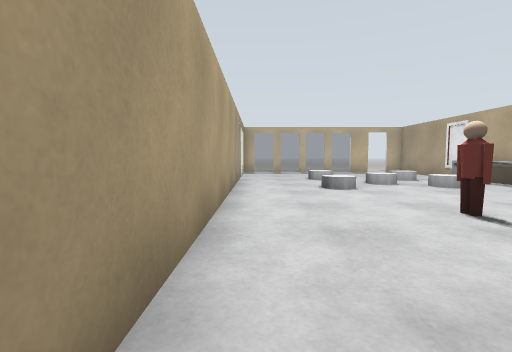
view 1 (above)

14 first-person views from a walk through a Gazebo world. The camera is 0.94 m above the floor, tilts 4° down and sees 85° across. The floor is counted in squares, 1 m on a side. Each view is taken from the middle of a square. On the plan, view 1 faces up. The plan holds only what a view shows up to about 11 squares ahead; the rest is blank. Robots are left out. Simple shapes stand in for some stock models.

view 2
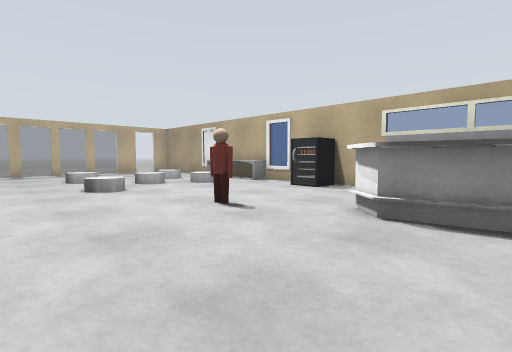

view 3
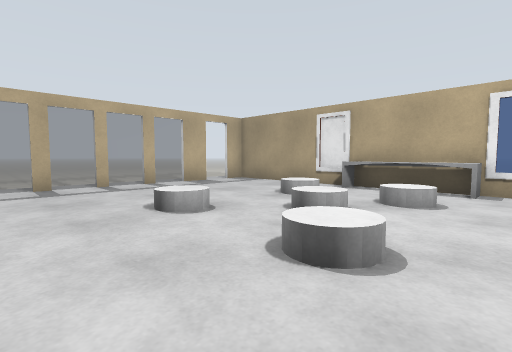

view 4
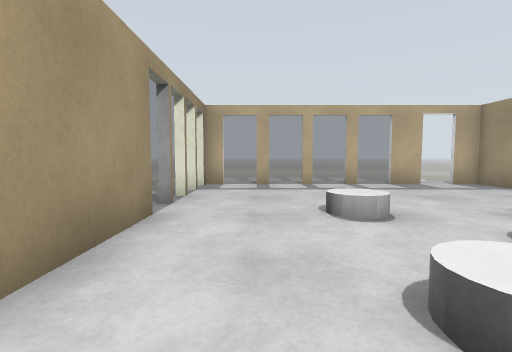

view 5
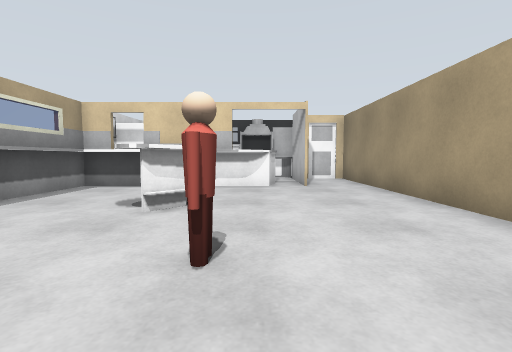

view 6
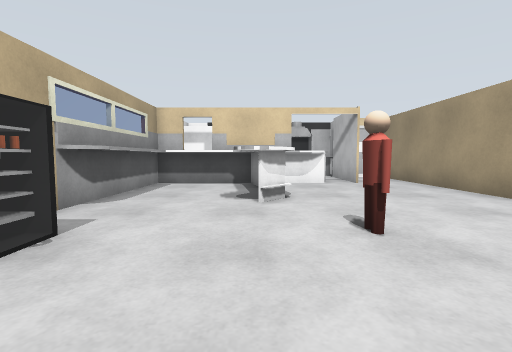

view 7
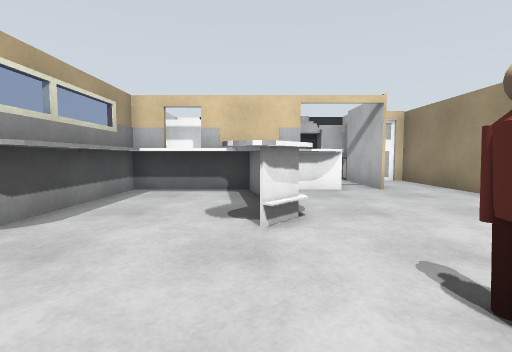

view 8
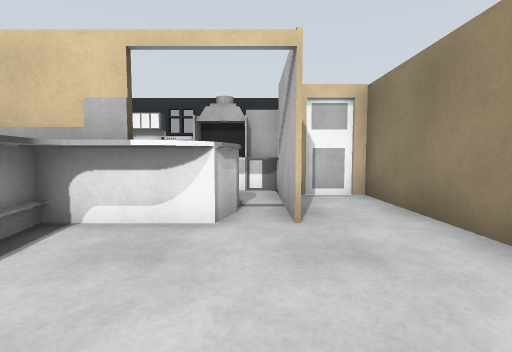

view 9
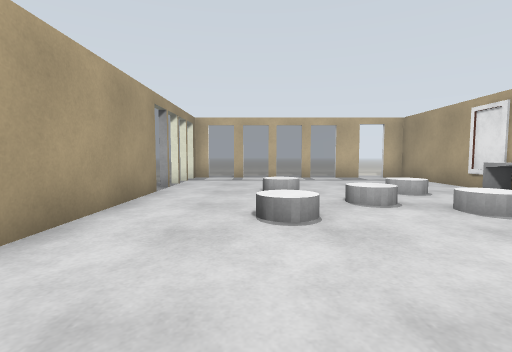

view 10
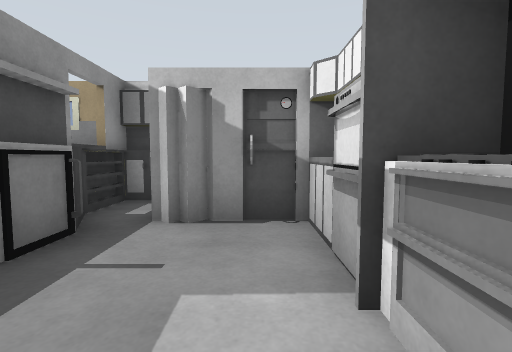

view 11
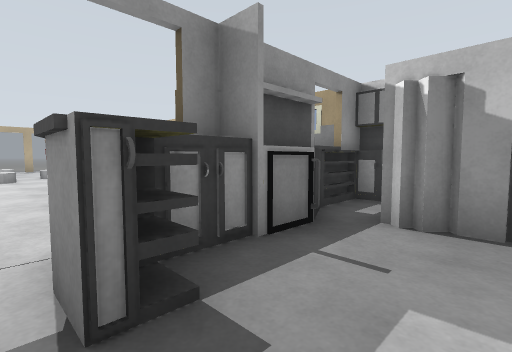

view 12
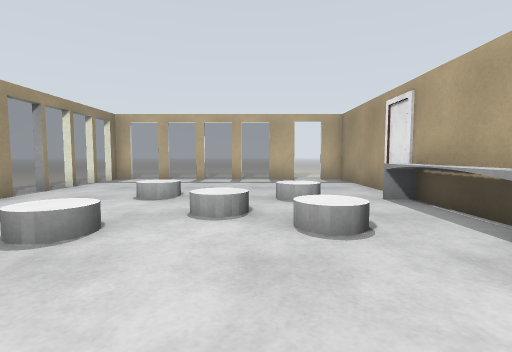

view 13
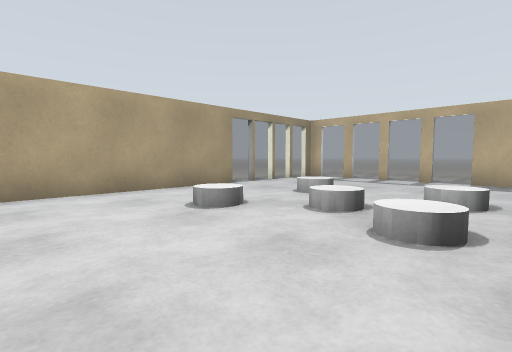

view 14
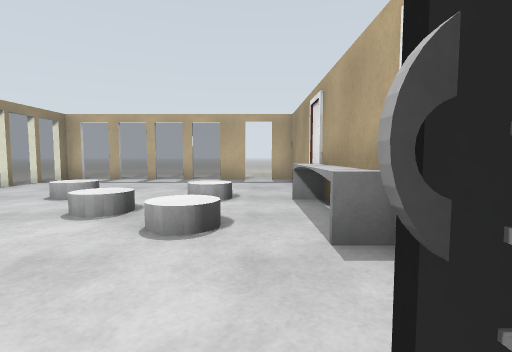

### Floor plan
Key: @ floor where view 1 was taken; # wall or solid block; . main floor; - floor 0.25 m lower than the main floor; = window, fence, low wall or low ledge; C grey cylinder; P person.
Columns run from 1 left of view 1 to 9 right of it. Each row starts with its distance up from view 1.
 18  -------
 17  .........
 16 #======#.##
 15 =.........#
 14 =.........#
 13 =.........#
 12 =..CC..C..#
 11 #...C..C.##
 10 #....CC..#
  9 #...C..C.#
  8 #..CC....#
  7 #........==
  6 #.........#
  5 #....P...=#
  4 #....P....#
  3 #........##
  2 #....##..#
  1 #....##..#
  0 #@....#..#
 -1 #.....####
 -2 #.#.######
 -3 #.#.#.=###
 -4 #.#....###
 -5 ###....#
 -6   ######

Where each view was taken, in squares from view 1:
view 1: 0 up, 0 right, facing up
view 2: 0 up, 0 right, facing up-right
view 3: 7 up, 0 right, facing up-right
view 4: 7 up, 1 right, facing up
view 5: 7 up, 3 right, facing down
view 6: 8 up, 5 right, facing down
view 7: 6 up, 5 right, facing down
view 8: 2 up, 2 right, facing down
view 9: 4 up, 2 right, facing up
view 10: 5 down, 2 right, facing right
view 11: 5 down, 2 right, facing up-right
view 12: 5 up, 5 right, facing up
view 13: 5 up, 7 right, facing up-left
view 14: 5 up, 7 right, facing up
